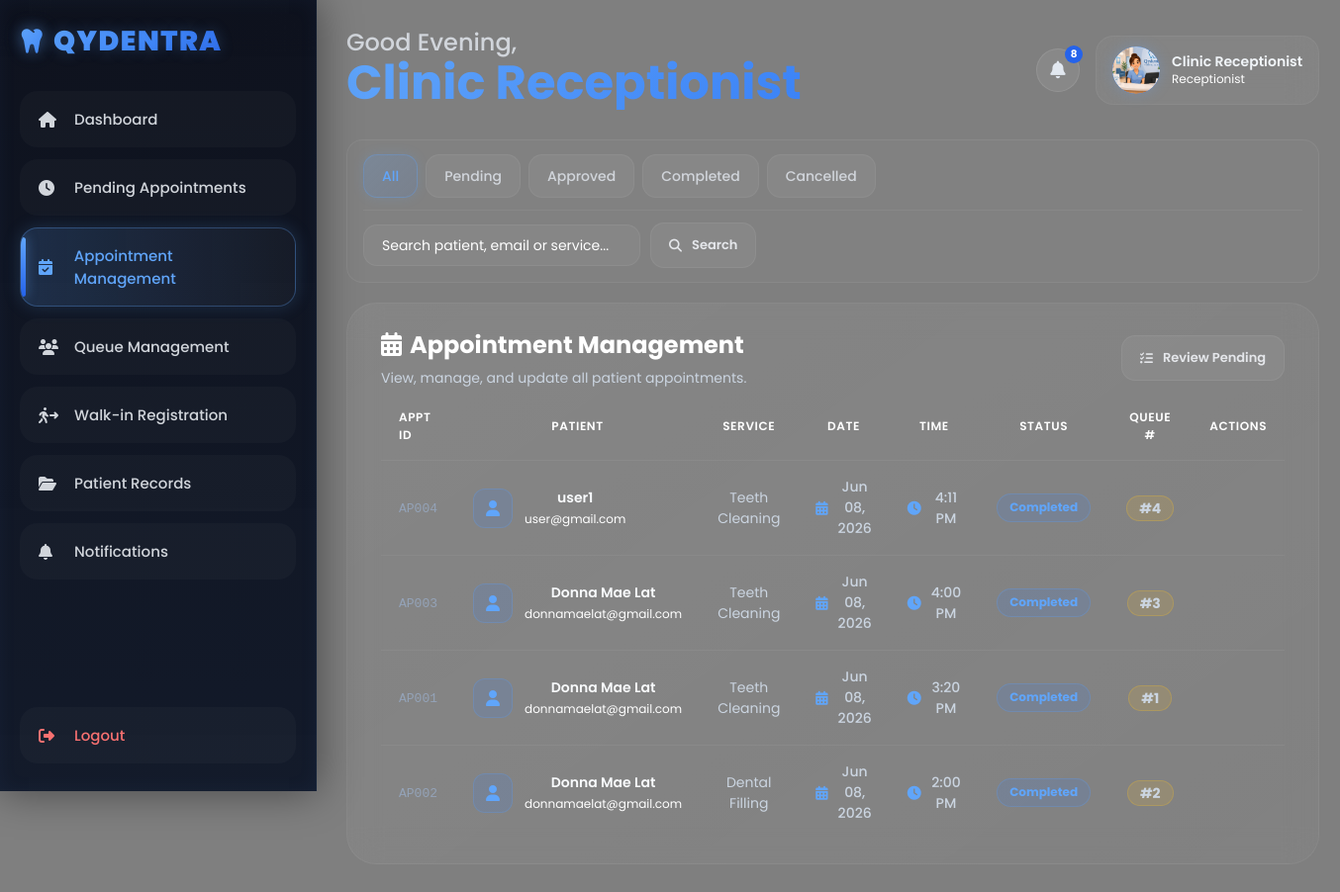
Page /receptionist/appointment_management.php (signed in) on the committed database.
### tables this page shows
CREATE TABLE `appointments` (
  `appointment_id` varchar(10) NOT NULL,
  `patient_id` varchar(10) DEFAULT NULL,
  `service_type` varchar(100) DEFAULT NULL,
  `service_desc` varchar(150) DEFAULT NULL,
  `appointment_date` date DEFAULT NULL,
  `appointment_time` varchar(50) DEFAULT NULL,
  `status` enum('Pending','Approved','In Progress','Completed','Cancelled') DEFAULT 'Pending',
  `queue_number` int(11) DEFAULT NULL,
  `notes` text DEFAULT NULL,
  `created_at` timestamp NOT NULL DEFAULT current_timestamp(),
  `dentist_notes` text DEFAULT NULL,
  `prescription` text DEFAULT NULL,
  `medical_history` text DEFAULT NULL,
  `odontogram_data` text DEFAULT NULL,
  PRIMARY KEY (`appointment_id`),
  KEY `patient_id` (`patient_id`),
  CONSTRAINT `appointments_ibfk_1` FOREIGN KEY (`patient_id`) REFERENCES `patients` (`patient_id`)
);

CREATE TABLE `patients` (
  `patient_id` varchar(10) NOT NULL,
  `full_name` varchar(100) NOT NULL,
  `email` varchar(100) NOT NULL,
  `password` varchar(255) NOT NULL,
  `role` varchar(50) DEFAULT 'patient',
  `profile_photo` text DEFAULT NULL,
  `status` enum('active','inactive') NOT NULL DEFAULT 'active',
  `phone_number` varchar(20) DEFAULT NULL,
  `created_at` timestamp NOT NULL DEFAULT current_timestamp(),
  `medical_history` text DEFAULT NULL,
  `odontogram_data` text DEFAULT NULL,
  PRIMARY KEY (`patient_id`),
  UNIQUE KEY `email` (`email`)
);

### receptionist/appointment_management.php (the view, shortened to what this page needs)
<?php
include("../includes/auth_check.php");
$statusFilter  = isset($_GET['status'])     ? mysqli_real_escape_string($conn, $_GET['status'])     : 'all';
$search        = isset($_GET['search'])     ? mysqli_real_escape_string($conn, trim($_GET['search'])) : '';
$where = "WHERE 1=1";
$appointments = mysqli_query($conn,
    "SELECT a.*, u.full_name AS patient_name, u.email AS patient_email
     FROM appointments a
     JOIN patients u ON a.patient_id = u.patient_id
     $where
     ORDER BY a.appointment_date DESC, a.appointment_time DESC"
);
?>
<?php include("../includes/receptionist_header.php"); ?>
<body>
<?php include("../includes/receptionist_sidebar.php"); ?>
<div class="main">
<?php include("../includes/receptionist_topbar.php"); ?>
<div class="appt-toolbar-wrap">
  <div class="filter-bar">
    <a href="?status=all<?php echo !empty($search) ? '&search=' . urlencode($search) : ''; ?>" class="filter-btn <?php echo $statusFilter == 'all' ? 'active' : ''; ?>">All</a>
    <a href="?status=Pending<?php echo !empty($search) ? '&search=' . urlencode($search) : ''; ?>" class="filter-btn <?php echo $statusFilter == 'Pending' ? 'active' : ''; ?>">Pending</a>
    <a href="?status=Approved<?php echo !empty($search) ? '&search=' . urlencode($search) : ''; ?>" class="filter-btn <?php echo $statusFilter == 'Approved' ? 'active' : ''; ?>">Approved</a>
    <a href="?status=Completed<?php echo !empty($search) ? '&search=' . urlencode($search) : ''; ?>" class="filter-btn <?php echo $statusFilter == 'Completed' ? 'active' : ''; ?>">Completed</a>
    <a href="?status=Cancelled<?php echo !empty($search) ? '&search=' . urlencode($search) : ''; ?>" class="filter-btn <?php echo $statusFilter == 'Cancelled' ? 'active' : ''; ?>">Cancelled</a>
  </div>
  <form method="GET" class="appt-search-form">
    <input type="text" name="search" value="<?php echo htmlspecialchars($search); ?>"
      placeholder="Search patient, email or service..." class="search-box" style="width:280px;">
    <button type="submit" class="table-btn"><i class="fa-solid fa-magnifying-glass"></i> Search</button>
  </form>
</div>
<div class="table-container hover-glow">
<div class="table-header">
<div>
<h2><i class="fa-solid fa-calendar-days" style="color:#ffffff; margin-right:8px;"></i>Appointment Management</h2>
<p>View, manage, and update all patient appointments.</p>
</div>
<button class="table-btn" onclick="window.location.href='pending_appointments.php'">
<i class="fa-solid fa-list-check"></i>
Review Pending
</button>
</div>
<table>
<thead>
<tr>
    <th>Appt ID</th>
    <th>Patient</th>
    <th>Service</th>
    <th>Date</th>
    <th>Time</th>
    <th>Status</th>
    <th>Queue #</th>
    <th>Actions</th>
</tr>
</thead>
<tbody>
<?php if (mysqli_num_rows($appointments) > 0): ?>
<?php while ($row = mysqli_fetch_assoc($appointments)): ?>
<tr>
<td>
<span style="font-family:monospace;font-size:13px;color:#94a3b8;">
    <?php echo htmlspecialchars($row['appointment_id']); ?>
</span>
</td>
<td>
<div class="service-info">
<div class="service-icon consultation">
<i class="fa-solid fa-user"></i>
</div>
<div>
<h4><?php echo htmlspecialchars($row['patient_name']); ?></h4>
<p><?php echo htmlspecialchars($row['patient_email']); ?></p>
</div>
</div>
</td>
<td><?php echo htmlspecialchars($row['service_type'] ?? '—'); ?></td>
<td>
<div class="table-date">
<i class="fa-solid fa-calendar-days"></i>
<?php echo date("M d, Y", strtotime($row['appointment_date'])); ?>
</div>
</td>
<td>
<div class="table-date">
<i class="fa-solid fa-clock"></i>
<?php echo date("g:i A", strtotime($row['appointment_time'])); ?>
</div>
</td>
<td>
<div class="status-pill <?php echo strtolower(str_replace(' ', '-', $row['status'])); ?>">
<?php echo ucfirst($row['status']); ?>
</div>
</td>
<td>
<div class="queue-pill">
<?php echo !empty($row['queue_number']) ? '#' . $row['queue_number'] : '—'; ?>
</div>
</td>
<td>
</td>
</tr>
<?php endwhile; ?>
<?php else: ?>
<tr>
<td colspan="8" style="text-align:center;padding:30px;">No appointments found.</td>
</tr>
<?php endif; ?>
</tbody>
</table>
</div>
</div>
</body>
</html>

### assets/css/receptionist.css (style rules this page uses)
.filter-bar { display: flex; gap: 10px; align-items: center; flex-wrap: wrap; width: 100%; min-height: 44px; }
.appt-toolbar-wrap { display: flex; flex-direction: column; gap: 12px; margin-bottom: 20px; padding: 16px 20px; background: rgba(255,255,255,0.02); border: 1px solid rgba(255,255,255,0.06); border-radius: 16px; }
.appt-search-form { display: flex; align-items: center; gap: 10px; flex-wrap: wrap; }
.appt-toolbar-wrap .filter-bar { margin-bottom: 0; padding-bottom: 12px; border-bottom: 1px solid rgba(255,255,255,0.05); }
.status-pill { display: inline-flex !important; align-items: center !important; justify-content: center !important; padding: 6px 14px !important; border-radius: 999px !important; font-size: 12px !important; font-weight: 700 !important; white-space: nowrap !important; min-width: 90px !important; width: auto !important; height: auto !important; line-height: 1.4 !important; }
table { table-layout: auto !important; width: 100% !important; }
table th, table td { width: auto !important; }
.service-info { display: flex !important; align-items: center !important; gap: 12px !important; white-space: nowrap !important; min-width: 0 !important; }
.service-info > div:last-child { display: flex; flex-direction: column; min-width: 0; }
.service-info h4 { font-size: 14px !important; font-weight: 600 !important; color: #f8fafc !important; white-space: nowrap !important; overflow: hidden !important; text-overflow: ellipsis !important; margin-bottom: 2px !important; }
.service-info p { font-size: 12px !important; color: #ffffff !important; white-space: nowrap !important; overflow: hidden !important; text-overflow: ellipsis !important; max-width: 180px !important; }
.service-icon { flex-shrink: 0 !important; width: 40px !important; height: 40px !important; border-radius: 12px !important; font-size: 16px !important; }
.appt-toolbar-wrap { display: flex; flex-direction: column; gap: 12px; margin-bottom: 20px; padding: 14px 16px; background: rgba(255,255,255,0.02); border: 1px solid rgba(255,255,255,0.06); border-radius: 16px; }
.appt-toolbar-wrap .filter-bar { display: flex; gap: 8px; flex-wrap: wrap; align-items: center; border-bottom: 1px solid rgba(255,255,255,0.05); padding-bottom: 12px; margin-bottom: 0; }
.status-pill { display: inline-flex !important; align-items: center !important; justify-content: center !important; padding: 5px 12px !important; border-radius: 999px !important; font-size: 12px !important; font-weight: 700 !important; white-space: nowrap !important; width: auto !important; height: auto !important; min-width: 80px !important; line-height: 1.4 !important; }
.queue-pill { display: inline-flex !important; align-items: center !important; justify-content: center !important; width: auto !important; height: auto !important; padding: 5px 12px !important; border-radius: 20px !important; white-space: nowrap !important; position: static !important; }
table td { padding: 18px 16px !important; vertical-align: middle !important; }
table th { padding: 0 16px 16px !important; }
table td { padding: 16px 18px !important; vertical-align: middle !important; }
table th { padding: 0 18px 16px !important; vertical-align: middle !important; }
table td:first-child, table th:first-child { text-align: left !important; }
table td:not(:first-child), table th:not(:first-child) { text-align: center !important; }
table td:last-child { text-align: center !important; }
table th, table td, .table-container p, .table-header p, .card p, .service-info p, .table-date, .queue-pill, .empty-state p { color: #cbd5e1; }
table th { color: #ffffff; }

### rows in the picture
appointments: appointment_id "AP004", patient.full_name "user1", patient.email "user@gmail.com", service_type "Teeth Cleaning", appointment_date "Jun 08, 2026", appointment_time "4:11 PM", status "Completed", queue_number "4"
appointments: appointment_id "AP003", patient.full_name "Donna Mae Lat", patient.email "donnamaelat@gmail.com", service_type "Teeth Cleaning", appointment_date "Jun 08, 2026", appointment_time "4:00 PM", status "Completed", queue_number "3"
appointments: appointment_id "AP001", patient.full_name "Donna Mae Lat", patient.email "donnamaelat@gmail.com", service_type "Teeth Cleaning", appointment_date "Jun 08, 2026", appointment_time "3:20 PM", status "Completed", queue_number "1"
appointments: appointment_id "AP002", patient.full_name "Donna Mae Lat", patient.email "donnamaelat@gmail.com", service_type "Dental Filling", appointment_date "Jun 08, 2026", appointment_time "2:00 PM", status "Completed", queue_number "2"

### other values in the picture
$greeting "Good Evening"
$name "Clinic Receptionist"
$topbar_unread "8"
